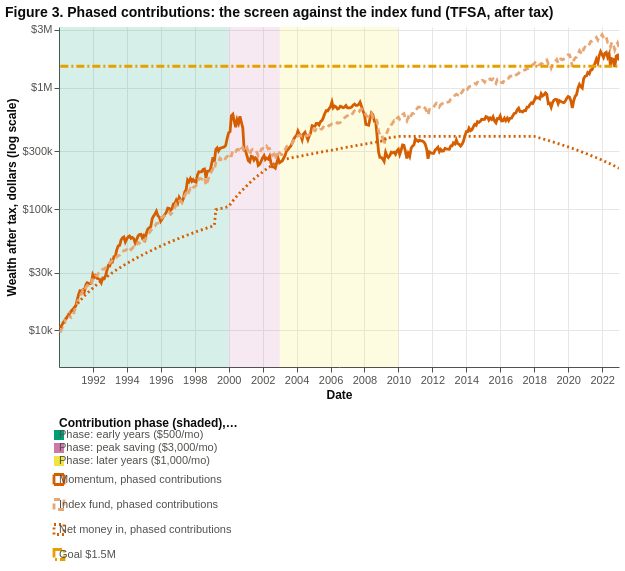

This figure's notebook cell:
### Markdown cell above
**Figure 3.** TFSA wealth after tax under the phased schedule on a log scale, with the three contribution phases shaded: the screen (solid vermillion), the index fund (dashed lighter vermillion), the net money put in (dotted) and the goal (amber). **Colour is the contribution schedule (blue for static, vermillion for phased); a solid line is the screen, a dashed lighter line of the same colour is the index fund that received the same dollars on the same days; the dotted line is the net money put in.** **Tooltip:** on a line, the month end, the money put in, both legs after tax and the screen minus the index fund; on a shaded band, the phase, its start and end dates, the plan years, the amount per month in 1990 dollars, the note and the total contributed in the phase. Hover over any mark for its exact values; drag to pan and scroll to zoom (JupyterLab or VS Code; elsewhere the picture is static).

### Code cell
show(pch.compare_chart({"phased": R["phased"]}, SCREEN, y_domain=WEALTH_DOM, bands=BANDS, title="Figure 3. Phased contributions: the screen against the index fund (TFSA, after tax)"))
print("Table 3. Phased contributions in the TFSA: the screen, the index fund (the baseline) and the difference")
metrics_table("phased")

### Figure 1 — Vega-Lite specification as saved in the notebook (floating-point values rounded to 4 significant figures; data arrays with more than 128 entries replaced by an {"elided": "..."} marker saying what was removed)
{"$schema": "https://vega.github.io/schema/vega-lite/v5.20.1.json", "config": {"axis": {"domainColor": "#52514e", "grid": true, "gridColor": "#E6E6E6", "labelColor": "#52514e", "labelFontSize": 11, "tickColor": "#52514e", "titleColor": "#0b0b0b", "titleFontSize": 12}, "legend": {"labelFontSize": 11, "titleFontSize": 12}, "title": {"anchor": "start", "color": "#0b0b0b", "fontSize": 14, "subtitleColor": "#52514e"}, "view": {"continuousHeight": 300, "continuousWidth": 300, "stroke": null}}, "datasets": {"data-22c19e052ed6baab7d85d05a0edc8135": {"elided": "396 records"}, "data-d6bed824adc57f50e8fc2469d52163cb": [{"amount": 500.0, "contributed": 69640.0, "count": 120, "end": "2000-01-02T00:00:00", "note": "early years", "series": "Phase: early years ($500/mo)", "start": "1990-01-02T00:00:00", "years": "0 to 10"}, {"amount": 3000.0, "contributed": 147200.0, "count": 36, "end": "2003-01-02T00:00:00", "note": "peak saving", "series": "Phase: peak saving ($3,000/mo)", "start": "2000-01-02T00:00:00", "years": "10 to 13"}, {"amount": 1000.0, "contributed": 130000.0, "count": 84, "end": "2010-01-02T00:00:00", "note": "later years", "series": "Phase: later years ($1,000/mo)", "start": "2003-01-02T00:00:00", "years": "13 to 20"}]}, "height": 340, "layer": [{"data": {"name": "data-d6bed824adc57f50e8fc2469d52163cb"}, "encoding": {"fill": {"field": "series", "legend": {"columns": 1, "labelColor": "#52514e", "labelLimit": 420, "orient": "bottom", "symbolOpacity": 0.45, "symbolType": "square", "title": "Contribution phase (shaded)", "titleColor": "#0b0b0b"}, "scale": {"domain": ["Phase: early years ($500/mo)", "Phase: peak saving ($3,000/mo)", "Phase: later years ($1,000/mo)"], "range": ["#009E73", "#CC79A7", "#F0E442"]}, "sort": ["Phase: early years ($500/mo)", "Phase: peak saving ($3,000/mo)", "Phase: later years ($1,000/mo)"], "type": "nominal"}, "tooltip": [{"field": "series", "title": "Phase", "type": "nominal"}, {"field": "start", "format": "%d %b %Y", "title": "From", "type": "temporal"}, {"field": "end", "format": "%d %b %Y", "title": "To", "type": "temporal"}, {"field": "years", "title": "Plan years", "type": "nominal"}, {"field": "amount", "format": "$,.0f", "title": "Amount per period (start-date dollars)", "type": "quantitative"}, {"field": "note", "title": "Note", "type": "nominal"}, {"field": "contributed", "format": "$,.0f", "title": "Total contributed in the phase", "type": "quantitative"}, {"field": "count", "title": "Contributions", "type": "quantitative"}], "x": {"field": "start", "type": "temporal"}, "x2": {"field": "end"}}, "mark": {"opacity": 0.16, "type": "rect"}, "name": "view_4"}, {"data": {"name": "data-22c19e052ed6baab7d85d05a0edc8135"}, "encoding": {"color": {"field": "series", "legend": {"columns": 2, "labelColor": "#52514e", "labelLimit": 420, "orient": "bottom", "symbolOpacity": 1, "symbolStrokeWidth": 3, "symbolType": "stroke", "title": "Series", "titleColor": "#0b0b0b"}, "scale": {"domain": ["Momentum, phased contributions", "Index fund, phased contributions", "Net money in, phased contributions", "Goal $1.5M"], "range": ["#D55E00", "#E8A673", "#D55E00", "#E69F00"]}, "sort": ["Momentum, phased contributions", "Index fund, phased contributions", "Net money in, phased contributions", "Goal $1.5M"], "type": "nominal"}, "opacity": {"field": "series", "legend": null, "scale": {"domain": ["Momentum, phased contributions", "Index fund, phased contributions", "Net money in, phased contributions", "Goal $1.5M"], "range": [1, 1, 0.8, 1]}, "type": "nominal"}, "strokeDash": {"field": "series", "legend": {"columns": 2, "labelColor": "#52514e", "labelLimit": 420, "orient": "bottom", "symbolOpacity": 1, "symbolStrokeWidth": 3, "symbolType": "stroke", "title": "Series", "titleColor": "#0b0b0b"}, "scale": {"domain": ["Momentum, phased contributions", "Index fund, phased contributions", "Net money in, phased contributions", "Goal $1.5M"], "range": [[1, 0], [6, 4], [2, 3], [8, 3, 2, 3]]}, "type": "nominal"}, "strokeWidth": {"field": "series", "legend": null, "scale": {"domain": ["Momentum, phased contributions", "Index fund, phased contributions", "Net money in, phased contributions", "Goal $1.5M"], "range": [2.8, 2.8, 1.6, 1.8]}, "type": "nominal"}, "x": {"axis": {"format": "%Y", "tickCount": 12}, "field": "date", "title": "Date", "type": "temporal"}, "y": {"axis": {"format": "$~s", "title": "Wealth after tax, dollars (log scale)", "values": [10000.0, 30000.0, 100000.0, 300000.0, 1000000.0, 3000000.0]}, "field": "dollars", "scale": {"domain": [5000, 3159000.0], "nice": false, "type": "log"}, "title": "Wealth after tax, dollars (log scale)", "type": "quantitative"}}, "mark": {"type": "line"}, "transform": [{"as": ["key", "dollars"], "fold": ["phased_s", "phased_i", "phased_c", "goal"]}, {"as": "series", "calculate": "{'phased_s':\"Momentum, phased contributions\",'phased_i':\"Index fund, phased contributions\",'phased_c':\"Net money in, phased contributions\",'goal':\"Goal $1.5M\"}[datum.key]"}]}, {"data": {"name": "data-22c19e052ed6baab7d85d05a0edc8135"}, "encoding": {"tooltip": [{"field": "date", "format": "%d %b %Y", "title": "Date", "type": "temporal"}, {"field": "phased_c", "format": "$,.0f", "title": "Net money in, phased contributions", "type": "quantitative"}, {"field": "phased_s", "format": "$,.0f", "title": "Momentum, phased contributions (after tax)", "type": "quantitative"}, {"field": "phased_i", "format": "$,.0f", "title": "Index fund, phased contributions (after tax)", "type": "quantitative"}, {"field": "phased_d", "format": "$,.0f", "title": "Momentum minus index fund, phased contributions", "type": "quantitative"}], "x": {"field": "date", "type": "temporal"}}, "mark": {"color": "#52514e", "strokeWidth": 1.5, "type": "rule"}, "transform": [{"filter": {"empty": false, "param": "hover"}}]}, {"data": {"name": "data-22c19e052ed6baab7d85d05a0edc8135"}, "encoding": {"tooltip": [{"field": "date", "format": "%d %b %Y", "title": "Date", "type": "temporal"}, {"field": "phased_c", "format": "$,.0f", "title": "Net money in, phased contributions", "type": "quantitative"}, {"field": "phased_s", "format": "$,.0f", "title": "Momentum, phased contributions (after tax)", "type": "quantitative"}, {"field": "phased_i", "format": "$,.0f", "title": "Index fund, phased contributions (after tax)", "type": "quantitative"}, {"field": "phased_d", "format": "$,.0f", "title": "Momentum minus index fund, phased contributions", "type": "quantitative"}], "x": {"field": "date", "type": "temporal"}, "y": {"field": "y", "type": "quantitative"}}, "mark": {"color": "#52514e", "filled": true, "opacity": 0, "size": 160, "type": "point"}, "name": "view_3"}, {"data": {"name": "data-22c19e052ed6baab7d85d05a0edc8135"}, "encoding": {"tooltip": [{"field": "date", "format": "%d %b %Y", "title": "Date", "type": "temporal"}, {"field": "phased_c", "format": "$,.0f", "title": "Net money in, phased contributions", "type": "quantitative"}, {"field": "phased_s", "format": "$,.0f", "title": "Momentum, phased contributions (after tax)", "type": "quantitative"}, {"field": "phased_i", "format": "$,.0f", "title": "Index fund, phased contributions (after tax)", "type": "quantitative"}, {"field": "phased_d", "format": "$,.0f", "title": "Momentum minus index fund, phased contributions", "type": "quantitative"}], "x": {"field": "date", "type": "temporal"}, "y": {"field": "y", "type": "quantitative"}}, "mark": {"color": "#0b0b0b", "filled": true, "opacity": 1, "size": 60, "type": "point"}, "transform": [{"filter": {"empty": false, "param": "hover"}}]}], "params": [{"name": "hover", "select": {"clear": "pointerout", "fields": ["date"], "nearest": true, "on": "pointerover", "type": "point"}, "views": ["view_3"]}, {"bind": "scales", "name": "param_2", "select": {"encodings": ["x"], "type": "interval"}, "views": ["view_4"]}], "resolve": {"scale": {"shape": "independent"}}, "title": "Figure 3. Phased contributions: the screen against the index fund (TFSA, after tax)", "width": 560}
